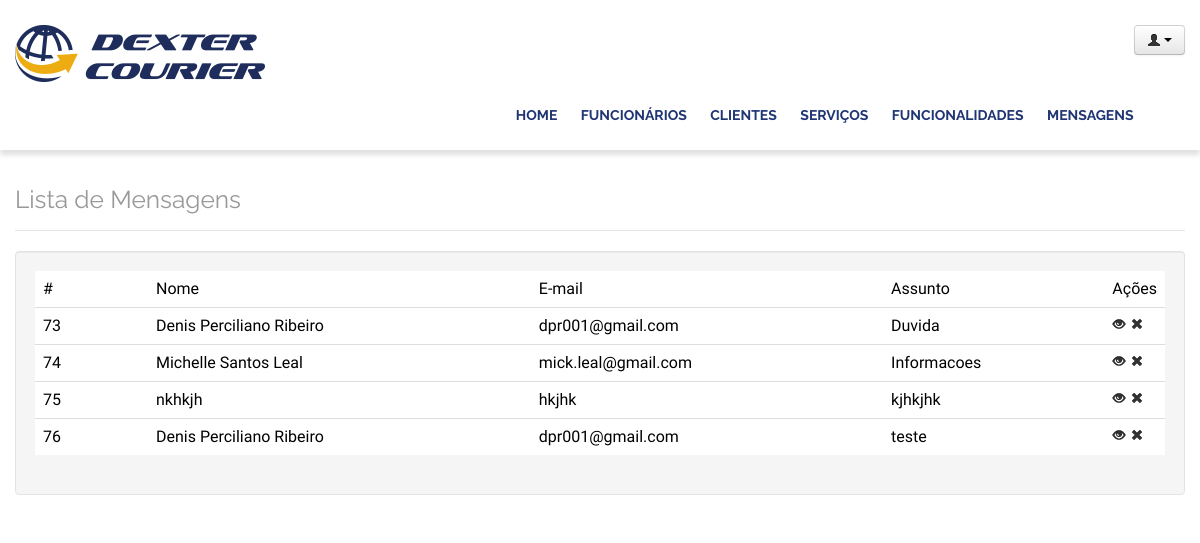
The page /lamp/admin/mensagens.php (signed in) on the database its author committed.
### tables this page shows
CREATE TABLE `fale_conosco` (
  `id` int(11) NOT NULL AUTO_INCREMENT,
  `nome` varchar(200) DEFAULT NULL,
  `assunto` varchar(200) DEFAULT NULL,
  `mensagem` text,
  `email` varchar(200) DEFAULT NULL,
  `ip` varchar(2) DEFAULT NULL,
  PRIMARY KEY (`id`)
);

### lamp/include/banco.php (called while the page is built, shortened)
<?php
	function listar($tabela, $campos = "*", $onde=null, $filtro=null, $ordem=null, $limite=null){
                $sql = "select $campos from $tabela";
                $registros = [];
				$link = mysqli_connect ( 'localhost', 'admin', '4linux', 'dexter500') or die ("Cloud not connect to mysql");
                $query = mysqli_query( $link, $sql );
				while($registro = mysqli_fetch_array($query)){
                   $registros[] = $registro;
                }
                return $registros;
 }

### lamp/admin/mensagens.php (the view, shortened to what this page needs)
    <header class="header">
           <?php require 'topo.php';require 'checkLogin.php'; ?>
    </header>
    <div class="container">
    <div class="row">
    <div class="span12" style="margin-top:20px">
        <legend class="title">
            <h3>Lista de Mensagens</h3>
        </legend>
        <div class="well">
            <table width="100%" class="table">
                <col style="width:10%">
                <thead>
                    <tr class="bold">
                        <td>#</td>
                        <td>Nome</td>
                        <td>E-mail</td>
                        <td>Assunto</td>
                        <td style="width: 36px;">Ações</td>
                    </tr>
                    <?php foreach( listar('fale_conosco') as $registro ) { ?>
						<tr class="bold">
		                     <td><?php echo $registro['id'] ?></td>
		                     <td><?php echo $registro['nome'] ?></td>
		                     <td><?php echo $registro['email'] ?></td>
		                     <td><?php echo $registro['assunto'] ?></td>
		                     <td style="width: 36px;">
										<a href="verMensagem.php?id=<?php echo $registro['id'] ?>">
											<icon class="icon-eye-open"></i></a>
										<a href="excluirMensagem.php?id=<?php echo $registro['id'] ?>">
											<icon class="icon-remove"></i></a>
									</td>
		                 </tr>
				   <?php } ?>
                </thead>
            </table>
        </div>
    </div>
</div>
</div>
</body>
</html>

### lamp/include/css/style.css (style rules this page uses)
body { margin: 0; padding: 0; background: #F5F5F5; color: #555; font-family: 'Open Sans', sans-serif; font-weight: 300; }
.container { width:980px; margin: 0 auto; display: block; }
.header { width: 100%; background-color: white; padding: 15px; overflow: hidden; box-sizing: border-box; -webkit-box-shadow: 0 5px 5px rgba(0,0,0,.12); -moz-box-shadow: 0 5px 5px rgba(0,0,0,.12); box-shadow: 0 5px 5px rgba(0,0,0,.12); }
.title { font-family: 'Raleway', sans-serif; }
.title h3 { font-weight: normal; color: #999; }

### rows shown on the page
fale_conosco: id "73", nome "Denis Perciliano Ribeiro", email "dpr001@gmail.com", assunto "Duvida"
fale_conosco: id "74", nome "Michelle Santos Leal", email "mick.leal@gmail.com", assunto "Informacoes"
fale_conosco: id "75", nome "nkhkjh", email "hkjhk", assunto "kjhkjhk"
fale_conosco: id "76", nome "Denis Perciliano Ribeiro", email "dpr001@gmail.com", assunto "teste"
